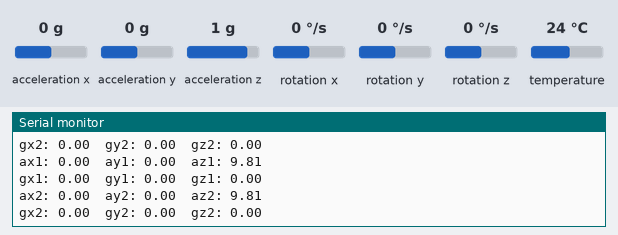
Bench run of a sketch on a simulated ESP32. On the bench: the last lines printed to the serial monitor. The test bench sets the inputs (shaded band); at power-on: acceleration x 0 g, acceleration y 0 g, acceleration z 1 g, rotation x 0 °/s, rotation y 0 °/s, rotation z 0 °/s, temperature 24 °C. Nothing arrives over Bluetooth unless stated.

Above: at 1.2 s.
1.3 s: acceleration x set to -1.4 g
At 2.4 s:
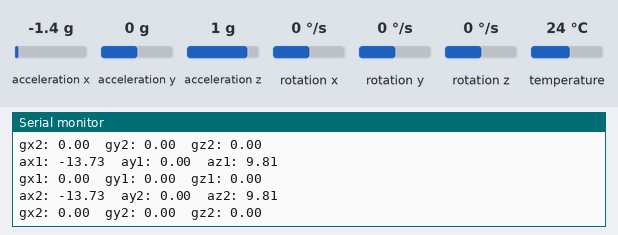
2.8 s: acceleration y set to -1.4 g
At 3.6 s:
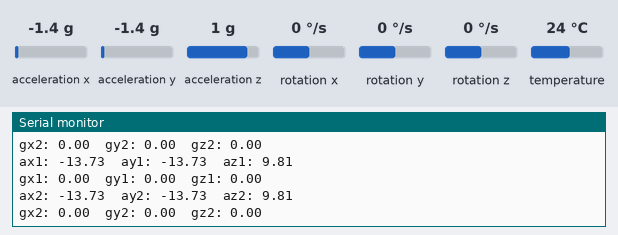
4.3 s: acceleration z set to -1.4 g
At 5.6 s:
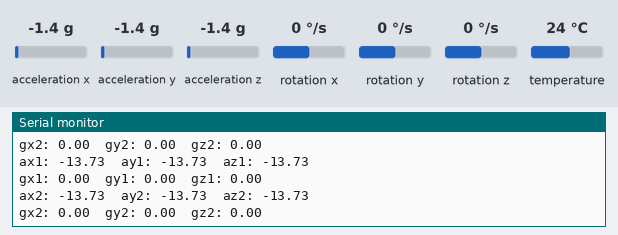
5.8 s: rotation x set to -192 °/s
At 6.9 s:
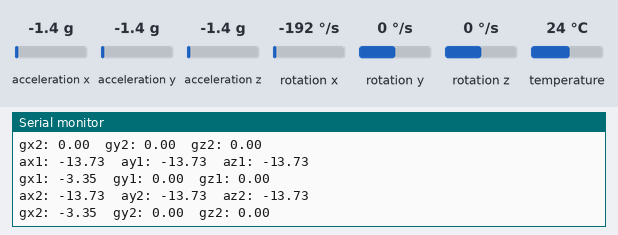
7.3 s: rotation y set to -192 °/s
At 8.9 s:
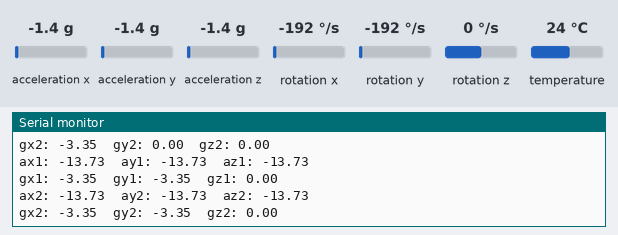

The sketch:

teste_conexao.ino
```cpp
#include <Wire.h>
#include <Adafruit_MPU6050.h>
#include <BluetoothSerial.h> // Biblioteca para Bluetooth Serial


Adafruit_MPU6050 IMU1; //definindo IMU 1:
Adafruit_MPU6050 IMU2; //definindo IMU 2:
BluetoothSerial SerialBT; // Inicializa o Bluetooth Serial

int i = 0;

void setup() {
  Serial.begin(115200);
  Wire.begin(21, 22);


  Serial.println("Escaneando barramento I2C...");
  for (byte addr = 1; addr < 127; addr++) {
    Wire.beginTransmission(addr);
    if (Wire.endTransmission() == 0) {
      Serial.print("Dispositivo encontrado em: 0x");
      Serial.println(addr, HEX);
    }
  }


  SerialBT.begin("CaLuBiMaGaLu");
  Serial.println("Iniciando sensores...");
  // Inicializa IMU 1
  if (!IMU1.begin(0x69)) {
    Serial.println("ERRO: MPU6050 (1) não encontrado no endereço 0x68!");
  } else {
    Serial.println("MPU6050 (1) conectado com sucesso.");
  }

  // Inicializa IMU 2
  if (!IMU2.begin(0x68)) {
    Serial.println("ERRO: MPU6050 (2) não encontrado no endereço 0x69!");
  } else {
    Serial.println("MPU6050 (2) conectado com sucesso.");
  }
}


void loop() {
//IMU 1
  sensors_event_t a1, g1, temp1;
  IMU1.getEvent(&a1, &g1, &temp1);

//IMU 2
  sensors_event_t a2, g2, temp2;
  IMU2.getEvent(&a2, &g2, &temp2);


  // Serial.printf("\n_________________iteração %d_________________\n", i);
  // i += 1;

// aceleração
  // Serial.println("aceleração1:");
  Serial.print("\nax1: ");
  Serial.print(a1.acceleration.x);
  Serial.print("\tay1: ");
  Serial.print(a1.acceleration.y);
  Serial.print("\taz1: ");
  Serial.println(a1.acceleration.z);

//giro
  Serial.print("gx1: ");
  Serial.print(g1.gyro.x);
  Serial.print("\tgy1: ");
  Serial.print(g1.gyro.y);
  Serial.print("\tgz1: ");
  Serial.println(g1.gyro.z);


// aceleração
  // Serial.println("aceleração2:");
  Serial.print("ax2: ");
  Serial.print(a2.acceleration.x);
  Serial.print("\tay2: ");
  Serial.print(a2.acceleration.y);
  Serial.print("\taz2: ");
  Serial.println(a2.acceleration.z);

//giro
  // Serial.println("Giro2:");
  Serial.print("gx2: ");
  Serial.print(g2.gyro.x);
  Serial.print("\tgy2: ");
  Serial.print(g2.gyro.y);
  Serial.print("\tgz2: ");
  Serial.println(g2.gyro.z);
  // Serial.println(millis());


// Envio dos dados:
  unsigned long elapsed_time = millis();
  SerialBT.print(elapsed_time); SerialBT.print(",");

  SerialBT.print(a1.acceleration.x); SerialBT.print(",");
  SerialBT.print(a1.acceleration.y); SerialBT.print(",");
  SerialBT.print(a1.acceleration.z); SerialBT.print(",");

  SerialBT.print(g1.gyro.x); SerialBT.print(",");
  SerialBT.print(g1.gyro.y); SerialBT.print(",");
  SerialBT.print(g1.gyro.z); SerialBT.print(",");

  SerialBT.print(a2.acceleration.x); SerialBT.print(",");
  SerialBT.print(a2.acceleration.y); SerialBT.print(",");
  SerialBT.print(a2.acceleration.z); SerialBT.print(",");

  SerialBT.print(g2.gyro.x); SerialBT.print(",");
  SerialBT.print(g2.gyro.y); SerialBT.print(",");
  SerialBT.println(g2.gyro.z);


  delay(1000);

}
```

Measured:
- after the input at 1.3 s, the serial monitor: prints a new line after 0.74 s (image 1)
- after the input at 2.8 s, the serial monitor: prints a new line after 0.26 s (image 2)
- after the input at 4.3 s, the serial monitor: prints a new line after 0.78 s (image 3)
- after the input at 5.8 s, the serial monitor: prints a new line after 0.29 s (image 4)
- after the input at 7.3 s, the serial monitor: prints a new line after 0.81 s (image 5)
